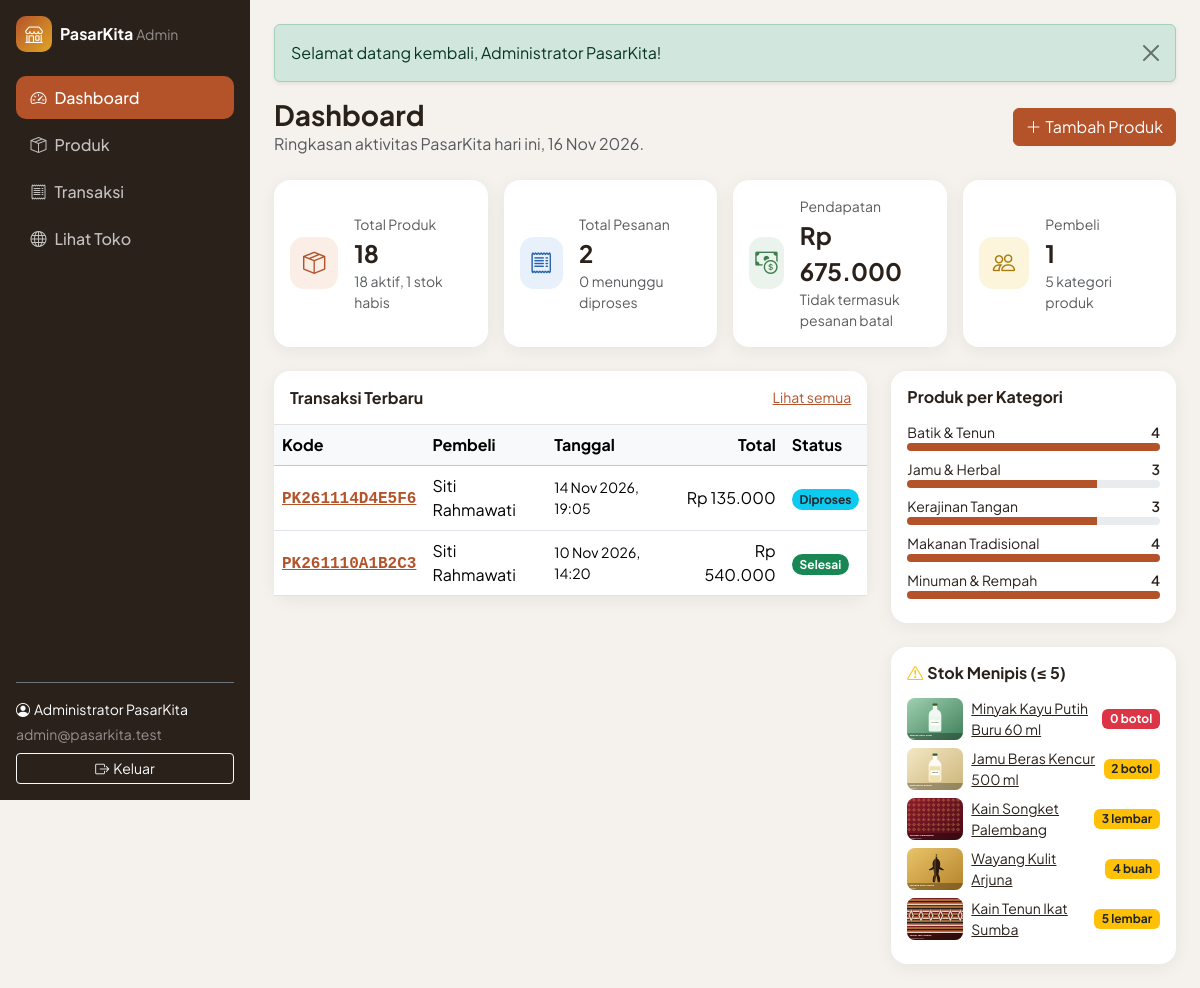
/admin/index.php (signed in), run on the app's committed database.
### tables this page shows
CREATE TABLE users (
    id          INT UNSIGNED NOT NULL AUTO_INCREMENT,
    name        VARCHAR(100) NOT NULL,
    email       VARCHAR(150) NOT NULL,
    password    VARCHAR(255) NOT NULL COMMENT 'hash dari password_hash()',
    phone       VARCHAR(20)  NULL,
    address     TEXT         NULL,
    role        ENUM('admin','pembeli') NOT NULL DEFAULT 'pembeli',
    created_at  TIMESTAMP NOT NULL DEFAULT CURRENT_TIMESTAMP,
    updated_at  TIMESTAMP NOT NULL DEFAULT CURRENT_TIMESTAMP ON UPDATE CURRENT_TIMESTAMP,
    PRIMARY KEY (id),
    UNIQUE KEY uq_users_email (email),
    KEY idx_users_role (role)
);

CREATE TABLE orders (
    id               INT UNSIGNED NOT NULL AUTO_INCREMENT,
    order_code       VARCHAR(30)  NOT NULL,
    user_id          INT UNSIGNED NOT NULL,
    recipient_name   VARCHAR(100) NOT NULL,
    phone            VARCHAR(20)  NOT NULL,
    shipping_address TEXT         NOT NULL,
    notes            VARCHAR(255) NULL,
    payment_method   ENUM('transfer','cod') NOT NULL DEFAULT 'transfer',
    total_items      INT UNSIGNED NOT NULL,
    subtotal         DECIMAL(14,2) NOT NULL,
    shipping_cost    DECIMAL(12,2) NOT NULL DEFAULT 0,
    total_amount     DECIMAL(14,2) NOT NULL,
    status           ENUM('pending','diproses','dikirim','selesai','dibatalkan') NOT NULL DEFAULT 'pending',
    created_at       TIMESTAMP NOT NULL DEFAULT CURRENT_TIMESTAMP,
    updated_at       TIMESTAMP NOT NULL DEFAULT CURRENT_TIMESTAMP ON UPDATE CURRENT_TIMESTAMP,
    PRIMARY KEY (id),
    UNIQUE KEY uq_orders_code (order_code),
    KEY idx_orders_user (user_id),
    KEY idx_orders_status (status),
    KEY idx_orders_created (created_at),
    CONSTRAINT fk_orders_user FOREIGN KEY (user_id)
        REFERENCES users (id) ON UPDATE CASCADE ON DELETE RESTRICT,
    CONSTRAINT chk_orders_items CHECK (total_items > 0),
    CONSTRAINT chk_orders_amounts CHECK (subtotal >= 0 AND shipping_cost >= 0 AND total_amount = subtotal + shipping_cost)
);

CREATE TABLE products (
    id           INT UNSIGNED NOT NULL AUTO_INCREMENT,
    category_id  INT UNSIGNED NOT NULL,
    name         VARCHAR(150) NOT NULL,
    slug         VARCHAR(170) NOT NULL,
    description  TEXT NOT NULL,
    price        DECIMAL(12,2) NOT NULL,
    stock        INT UNSIGNED NOT NULL DEFAULT 0,
    unit         VARCHAR(30)  NOT NULL DEFAULT 'pcs',
    origin       VARCHAR(100) NULL COMMENT 'daerah asal produk',
    seller_name  VARCHAR(100) NULL COMMENT 'nama penjual / UMKM',
    image        VARCHAR(255) NULL COMMENT 'path relatif dari root aplikasi',
    is_active    TINYINT(1) NOT NULL DEFAULT 1,
    created_at   TIMESTAMP NOT NULL DEFAULT CURRENT_TIMESTAMP,
    updated_at   TIMESTAMP NOT NULL DEFAULT CURRENT_TIMESTAMP ON UPDATE CURRENT_TIMESTAMP,
    PRIMARY KEY (id),
    UNIQUE KEY uq_products_slug (slug),
    KEY idx_products_category (category_id),
    KEY idx_products_name (name),
    KEY idx_products_active_created (is_active, created_at),
    CONSTRAINT fk_products_category FOREIGN KEY (category_id)
        REFERENCES categories (id) ON UPDATE CASCADE ON DELETE RESTRICT,
    CONSTRAINT chk_products_price CHECK (price >= 0),
    CONSTRAINT chk_products_stock CHECK (stock >= 0),
    CONSTRAINT chk_products_active CHECK (is_active IN (0,1))
);

### includes/db.php (called while the page is built, shortened)
<?php
function db(): mysqli
{
    static $conn = null;
    if ($conn instanceof mysqli) {
        return $conn;
    }
    $cfg = $GLOBALS['config']['db'];
    try {
        $conn = @new mysqli(trim($cfg['host']), trim($cfg['username']), $cfg['password'], trim($cfg['database']), (int) ($cfg['port'] ?? 3306));
        $conn->set_charset('utf8mb4');
    } catch (mysqli_sql_exception $e) {
        error_log('[PasarKita] Koneksi database gagal: ' . $e->getMessage());
        http_response_code(500);
        $msg = !empty($GLOBALS['config']['app']['debug']) ? ' (' . e($e->getMessage()) . ')' : '';
        exit('<!doctype html><meta charset="utf-8"><div style="font-family:sans-serif;max-width:600px;margin:60px auto">'
            . '<h2>Tidak dapat terhubung ke database.</h2><p>Periksa pengaturan pada config/config.php' . $msg . '</p></div>');
    }
    return $conn;
}
function db_query(string $sql, string $types = '', array $params = []): mysqli_stmt
{
    $stmt = db()->prepare($sql);
    if ($types !== '') {
        $stmt->bind_param($types, ...$params);
    }
    $stmt->execute();
    return $stmt;
}
function db_fetch_all(string $sql, string $types = '', array $params = []): array
{
    $stmt = db_query($sql, $types, $params);
    $result = $stmt->get_result();
    $rows = $result->fetch_all(MYSQLI_ASSOC);
    return $rows;
}
function db_fetch_one(string $sql, string $types = '', array $params = []): ?array
{
    $stmt = db_query($sql, $types, $params);
    $row = $stmt->get_result()->fetch_assoc();
    return $row ?: null;
}

### includes/auth.php (called while the page is built, shortened)
<?php
function current_user(): ?array
{
    static $user = false;
    if ($user !== false) {
        return $user;
    }
    $user = null;
    if (!empty($_SESSION['user_id'])) {
        $user = db_fetch_one('SELECT id, name, email, phone, address, role FROM users WHERE id = ?', 'i', [(int) $_SESSION['user_id']]);
    }
    return $user;
}
function is_logged_in(): bool
{
    return current_user() !== null;
}
function require_login(): void
{
    if (!is_logged_in()) {
        $current = ltrim(substr((string) ($_SERVER['REQUEST_URI'] ?? ''), strlen(BASE_URL)), '/');
        flash('warning', 'Silakan masuk terlebih dahulu.');
        redirect('auth/login.php?redirect=' . urlencode($current));
    }
}
function require_role(string $role): void
{
    require_login();
}
function require_admin(): void
{
    require_role(ROLE_ADMIN);
}

### admin/index.php (the view, shortened to what this page needs)
<?php
require_admin();
$stats = db_fetch_one(
    "SELECT
        (SELECT COUNT(*) FROM products) AS total_products,
        (SELECT COUNT(*) FROM products WHERE is_active = 1) AS active_products,
        (SELECT COUNT(*) FROM products WHERE stock = 0) AS out_of_stock,
        (SELECT COUNT(*) FROM orders) AS total_orders,
        (SELECT COUNT(*) FROM orders WHERE status = 'pending') AS pending_orders,
        (SELECT COALESCE(SUM(total_amount), 0) FROM orders WHERE status <> 'dibatalkan') AS revenue,
        (SELECT COUNT(*) FROM users WHERE role = 'pembeli') AS buyers,
        (SELECT COUNT(*) FROM categories) AS categories"
);
$recentOrders = db_fetch_all(
    'SELECT o.id, o.order_code, o.total_amount, o.status, o.created_at, u.name AS buyer
     FROM orders o JOIN users u ON u.id = o.user_id ORDER BY o.created_at DESC, o.id DESC LIMIT 6'
);
$lowStock = db_fetch_all('SELECT id, name, stock, unit, image FROM products WHERE stock <= 5 ORDER BY stock ASC, name LIMIT 6');
$perCategory = db_fetch_all(
    'SELECT c.name, COUNT(p.id) AS total FROM categories c LEFT JOIN products p ON p.category_id = c.id GROUP BY c.id, c.name ORDER BY c.name'
);
$maxCat = max(1, ...array_map(fn ($r) => (int) $r['total'], $perCategory ?: [['total' => 1]]));
$adminNav = 'dashboard';
require __DIR__ . '/../includes/admin_header.php';
$cards = [
    ['Total Produk', (int) $stats['total_products'], (int) $stats['active_products'] . ' aktif, ' . (int) $stats['out_of_stock'] . ' stok habis', 'bi-box-seam', '#fbeee6', '#b4532a'],
    ['Total Pesanan', (int) $stats['total_orders'], (int) $stats['pending_orders'] . ' menunggu diproses', 'bi-receipt', '#e8f1fb', '#2563a8'],
    ['Pendapatan', rupiah($stats['revenue']), 'Tidak termasuk pesanan batal', 'bi-cash-coin', '#eaf3ec', '#3f7d4e'],
    ['Pembeli', (int) $stats['buyers'], (int) $stats['categories'] . ' kategori produk', 'bi-people', '#fdf4dc', '#a87a0b'],
];
?>
<div class="d-flex flex-wrap justify-content-between align-items-center gap-2 mb-4">
    <div>
        <h1 class="h3 fw-bold mb-0">Dashboard</h1>
        <p class="text-muted mb-0">Ringkasan aktivitas PasarKita hari ini, <?= e(tanggal(date('Y-m-d'), false)) ?>.</p>
    </div>
    <a href="<?= e(url('admin/products/create.php')) ?>" class="btn btn-brand"><i class="bi bi-plus-lg me-1"></i>Tambah Produk</a>
</div>
<div class="row g-3 mb-4">
    <?php foreach ($cards as [$label, $value, $hint, $icon, $bg, $fg]): ?>
        <div class="col-sm-6 col-xl-3">
            <div class="stat-card p-3 h-100 d-flex gap-3 align-items-center">
                <span class="stat-icon" style="background:<?= e($bg) ?>;color:<?= e($fg) ?>"><i class="bi <?= e($icon) ?>"></i></span>
                <div>
                    <div class="small text-muted"><?= e($label) ?></div>
                    <div class="fs-4 fw-bold" data-stat="<?= e(slugify($label)) ?>"><?= e((string) $value) ?></div>
                    <div class="small text-muted"><?= e($hint) ?></div>
                </div>
            </div>
        </div>
    <?php endforeach; ?>
</div>
<div class="row g-4">
    <div class="col-xl-8">
        <div class="stat-card">
            <div class="d-flex justify-content-between align-items-center p-3 border-bottom">
                <h2 class="h6 fw-bold mb-0">Transaksi Terbaru</h2>
                <a href="<?= e(url('admin/orders/index.php')) ?>" class="small">Lihat semua</a>
            </div>
            <div class="table-responsive">
                <table class="table table-hover mb-0">
                    <thead class="table-light"><tr><th>Kode</th><th>Pembeli</th><th>Tanggal</th><th class="text-end">Total</th><th>Status</th></tr></thead>
                    <tbody>
                    <?php foreach ($recentOrders as $o): ?>
                        <tr>
                            <td><a href="<?= e(url('admin/orders/detail.php?id=' . (int) $o['id'])) ?>" class="font-monospace fw-semibold"><?= e($o['order_code']) ?></a></td>
                            <td><?= e($o['buyer']) ?></td>
                            <td class="small"><?= e(tanggal($o['created_at'])) ?></td>
                            <td class="text-end"><?= rupiah($o['total_amount']) ?></td>
                            <td><?= order_status_badge($o['status']) ?></td>
                        </tr>
                    <?php endforeach; ?>
                    </tbody>
                </table>
            </div>
        </div>
    </div>
    <div class="col-xl-4">
        <div class="stat-card p-3 mb-4">
            <h2 class="h6 fw-bold mb-3">Produk per Kategori</h2>
            <?php foreach ($perCategory as $row): ?>
                <div class="mb-2">
                    <div class="d-flex justify-content-between small"><span><?= e($row['name']) ?></span><span class="fw-semibold"><?= (int) $row['total'] ?></span></div>
                    <div class="progress" style="height:8px" role="progressbar" aria-label="<?= e($row['name']) ?>" aria-valuenow="<?= (int) $row['total'] ?>" aria-valuemin="0" aria-valuemax="<?= $maxCat ?>">
                        <div class="progress-bar bg-brand" style="width:<?= round((int) $row['total'] / $maxCat * 100) ?>%"></div>
                    </div>
                </div>
            <?php endforeach; ?>
        </div>
        <div class="stat-card p-3">
            <h2 class="h6 fw-bold mb-3"><i class="bi bi-exclamation-triangle text-warning me-1"></i>Stok Menipis (&le; 5)</h2>
            <?php foreach ($lowStock as $p): ?>
                <div class="d-flex align-items-center gap-2 mb-2">
                    <img src="<?= e(product_image_url($p['image'])) ?>" class="table-thumb" alt="">
                    <div class="flex-grow-1 small"><a class="text-reset" href="<?= e(url('admin/products/edit.php?id=' . (int) $p['id'])) ?>"><?= e($p['name']) ?></a></div>
                    <span class="badge <?= (int) $p['stock'] === 0 ? 'bg-danger' : 'bg-warning text-dark' ?>"><?= (int) $p['stock'] ?> <?= e($p['unit']) ?></span>
                </div>
            <?php endforeach; ?>
        </div>
    </div>
</div>
<?php require __DIR__ . '/../includes/admin_footer.php'; ?>

### includes/admin_header.php (shortened to what this page needs)
<?php
$adminNav = $adminNav ?? '';
$user = current_user();
$navItems = [
    'dashboard' => ['admin/index.php', 'bi-speedometer2', 'Dashboard'],
    'products'  => ['admin/products/index.php', 'bi-box-seam', 'Produk'],
    'orders'    => ['admin/orders/index.php', 'bi-receipt', 'Transaksi'],
];
?>
<!doctype html>
<html lang="id">
<head>
    <link href="https://cdn.jsdelivr.net/npm/bootstrap@5.3.3/dist/css/bootstrap.min.css" rel="stylesheet">
    <link href="https://cdn.jsdelivr.net/npm/bootstrap-icons@1.11.3/font/bootstrap-icons.min.css" rel="stylesheet">
    <link href="<?= e(asset('css/style.css')) ?>" rel="stylesheet">
</head>
<body class="admin-body">
<aside class="admin-sidebar d-flex flex-column p-3">
    <div class="d-flex align-items-center justify-content-between mb-lg-4">
        <a href="<?= e(url('admin/index.php')) ?>" class="d-flex align-items-center gap-2 text-white text-decoration-none">
            <span class="brand-mark"><i class="bi bi-shop"></i></span>
            <span class="fw-bold">PasarKita <small class="fw-normal text-white-50">Admin</small></span>
        </a>
    </div>
    <div class="collapse d-lg-flex flex-column flex-grow-1 mt-3 mt-lg-0" id="adminNav">
        <ul class="nav nav-pills flex-column gap-1 mb-auto">
            <?php foreach ($navItems as $key => [$href, $icon, $label]): ?>
                <li class="nav-item"><a href="<?= e(url($href)) ?>" class="nav-link <?= $adminNav === $key ? 'active' : '' ?>"><i class="bi <?= e($icon) ?> me-2"></i><?= e($label) ?></a></li>
            <?php endforeach; ?>
            <li class="nav-item"><a href="<?= e(url('index.php')) ?>" class="nav-link" target="_blank" rel="noopener"><i class="bi bi-globe me-2"></i>Lihat Toko</a></li>
        </ul>
        <div class="border-top border-secondary pt-3 mt-3">
            <div class="small text-white mb-1"><i class="bi bi-person-circle me-1"></i><?= e($user['name']) ?></div>
            <div class="small text-white-50 mb-2"><?= e($user['email']) ?></div>
            <form action="<?= e(url('auth/logout.php')) ?>" method="post">
                <button type="submit" class="btn btn-sm btn-outline-light w-100"><i class="bi bi-box-arrow-right me-1"></i>Keluar</button>
            </form>
        </div>
    </div>
</aside>
<div class="admin-main">
    <div class="container-fluid p-3 p-lg-4">
        <?php foreach (get_flashes() as $f): ?>
            <div class="alert alert-<?= e($f['type']) ?> alert-dismissible fade show shadow-sm" role="alert">
                <?= e($f['message']) ?>
                <button type="button" class="btn-close" data-bs-dismiss="alert" aria-label="Tutup"></button>
            </div>
        <?php endforeach; ?>

### includes/functions.php (shortened to what this page needs)
<?php
function e($value): string
{
    return htmlspecialchars((string) ($value ?? ''), ENT_QUOTES | ENT_SUBSTITUTE, 'UTF-8');
}
function url(string $path = ''): string
{
    return BASE_URL . '/' . ltrim($path, '/');
}
function asset(string $path): string
{
    return url('assets/' . ltrim($path, '/'));
}
function get_flashes(): array
{
    $messages = $_SESSION['flash'] ?? [];
    return $messages;
}
function rupiah($amount): string
{
    return 'Rp ' . number_format((float) $amount, 0, ',', '.');
}
function tanggal($datetime, bool $withTime = true): string
{
    $bulan = [1 => 'Jan', 'Feb', 'Mar', 'Apr', 'Mei', 'Jun', 'Jul', 'Agu', 'Sep', 'Okt', 'Nov', 'Des'];
    $ts = strtotime((string) $datetime);
    $out = date('j', $ts) . ' ' . $bulan[(int) date('n', $ts)] . ' ' . date('Y', $ts);
    return $withTime ? $out . ', ' . date('H:i', $ts) : $out;
}
function slugify(string $text): string
{
    $text = strtolower(trim($text));
    $text = preg_replace('/[^a-z0-9]+/', '-', $text);
    return trim($text, '-') ?: 'produk';
}
function product_image_url(?string $image): string
{
    return url($image);
}
function order_status_badge(string $status): string
{
    $map = [
        'pending'    => ['Menunggu', 'warning text-dark'],
        'diproses'   => ['Diproses', 'info text-dark'],
        'dikirim'    => ['Dikirim', 'primary'],
        'selesai'    => ['Selesai', 'success'],
        'dibatalkan' => ['Dibatalkan', 'secondary'],
    ];
    [$label, $class] = $map[$status] ?? [$status, 'light text-dark'];
    return '<span class="badge rounded-pill bg-' . $class . '">' . e($label) . '</span>';
}

### data on the page
users: name "Administrator PasarKita", email "admin@pasarkita.test"
orders: order_code "PK261114D4E5F6", user.name "Siti Rahmawati", created_at "14 Nov 2026, 19:05", total_amount "Rp 135.000", label "Diproses"
orders: order_code "PK261110A1B2C3", user.name "Siti Rahmawati", created_at "10 Nov 2026, 14:20", total_amount "Rp 540.000", label "Selesai"
products: image (picture), name "Minyak Kayu Putih Buru 60 ml", stock "0", unit "botol"
products: image (picture), name "Jamu Beras Kencur 500 ml", stock "2", unit "botol"
products: image (picture), name "Kain Songket Palembang", stock "3", unit "lembar"
products: image (picture), name "Wayang Kulit Arjuna", stock "4", unit "buah"
products: image (picture), name "Kain Tenun Ikat Sumba", stock "5", unit "lembar"

### other printed values
$label "Dashboard"
$label "Produk"
$label "Transaksi"
$f['message'] "Selamat datang kembali, Administrator PasarKita!"
$label "Total Produk"
$value "18"
$hint "18 aktif, 1 stok habis"
$label "Total Pesanan"
$value "2"
$hint "0 menunggu diproses"
$label "Pendapatan"
$value "Rp 675.000"
$hint "Tidak termasuk pesanan batal"
$label "Pembeli"
$value "1"
